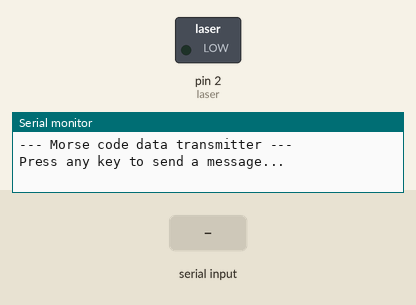
Recording of a sketch running on a simulated Arduino Uno, built with avr-gcc and run on an emulated ATmega328P. Shown: switched loads named in the sketch (green lamp = pin HIGH), the last lines printed to the serial monitor. The inputs (shaded band) are chosen by the test bench.

Above: at 2.2 s.
2.3 s: "1" received over Serial
4.8 s: "0" received over Serial
At 5.88 s:
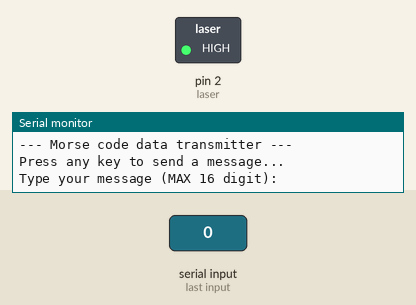
Timing chart, 0 to 7.8 s (numbered marks = the images above; inputs shaded):
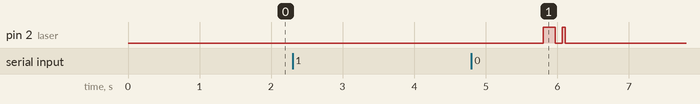

Measured:
- after the input at 4.8 s, pin 2 (laser): LOW → HIGH after 1.0 s, → LOW 0.17 s later, → HIGH 0.10 s later, → LOW 0.04 s later

The sketch:

transmitter.ino
```cpp
#define laser 2

String txt;

void setup() {
  Serial.begin(9600);
  pinMode(laser, OUTPUT);
  digitalWrite(laser, 0);
  delay(1000);

  //sendLaser(" !\"#$%&\'()*+,-./0123456789:;<=>?@ABCDEFGHIJKLMNOPQRSTUVWXYZ[\\]^_`abcdefghijklmnopqrstuvwxyz{|}~");

  Serial.println("--- Morse code data transmitter ---");
}

void loop() {
  Serial.println("Press any key to send a message...");
  while(!Serial.available());
  txt = Serial.readString();
  txt = "";
  Serial.println("Type your message (MAX 16 digit):");
  while(!Serial.available());
  txt = Serial.readString();
  byte i = txt.length() - 2;
  txt.remove(i, 2);
  sendLaser(txt + "#");
  Serial.println("OK");
}

void sendLaser(String txt){
  byte i = txt.length();
  //Serial.println(i);
  for(int a = 0; a < i; a++){
    digitalWrite(laser, 1);
    int d = (byte)txt[a] - 31;
    d = d * 10;
    //Serial.println(d);
    delay(d);
    digitalWrite(laser, 0);
    delay(100);
  }
}
```
